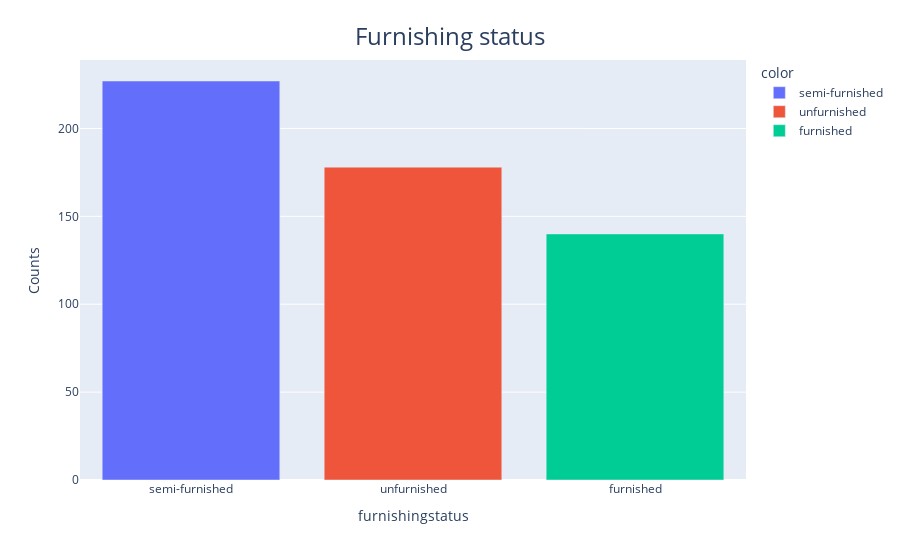

Write notebook code for a chart like this one.
### Code cell
categorical(data["furnishingstatus"],"Furnishing status")

### Figure 1 — Plotly figure (JSON) as saved in the notebook; plotly's stock layout.template omitted (floating-point values rounded to 4 significant figures)
{"data": [{"alignmentgroup": "True", "hovertemplate": "color=semi-furnished<br>furnishingstatus=%{x}<br>Counts=%{y}<extra></extra>", "legendgroup": "semi-furnished", "marker": {"color": "#636efa", "pattern": {"shape": ""}}, "name": "semi-furnished", "offsetgroup": "semi-furnished", "orientation": "v", "showlegend": true, "textposition": "auto", "type": "bar", "x": ["semi-furnished"], "xaxis": "x", "y": [227], "yaxis": "y"}, {"alignmentgroup": "True", "hovertemplate": "color=unfurnished<br>furnishingstatus=%{x}<br>Counts=%{y}<extra></extra>", "legendgroup": "unfurnished", "marker": {"color": "#EF553B", "pattern": {"shape": ""}}, "name": "unfurnished", "offsetgroup": "unfurnished", "orientation": "v", "showlegend": true, "textposition": "auto", "type": "bar", "x": ["unfurnished"], "xaxis": "x", "y": [178], "yaxis": "y"}, {"alignmentgroup": "True", "hovertemplate": "color=furnished<br>furnishingstatus=%{x}<br>Counts=%{y}<extra></extra>", "legendgroup": "furnished", "marker": {"color": "#00cc96", "pattern": {"shape": ""}}, "name": "furnished", "offsetgroup": "furnished", "orientation": "v", "showlegend": true, "textposition": "auto", "type": "bar", "x": ["furnished"], "xaxis": "x", "y": [140], "yaxis": "y"}], "layout": {"autosize": true, "barmode": "relative", "legend": {"title": {"text": "color"}, "tracegroupgap": 0}, "margin": {"t": 60}, "title": {"font": {"size": 24}, "text": "Furnishing status", "x": 0.5, "xanchor": "center", "y": 0.95, "yanchor": "top"}, "xaxis": {"anchor": "y", "autorange": true, "domain": [0, 1], "range": [-0.5, 2.5], "title": {"text": "furnishingstatus"}, "type": "category"}, "yaxis": {"anchor": "x", "autorange": true, "domain": [0, 1], "range": [0, 238.9], "title": {"text": "Counts"}, "type": "linear"}}}
